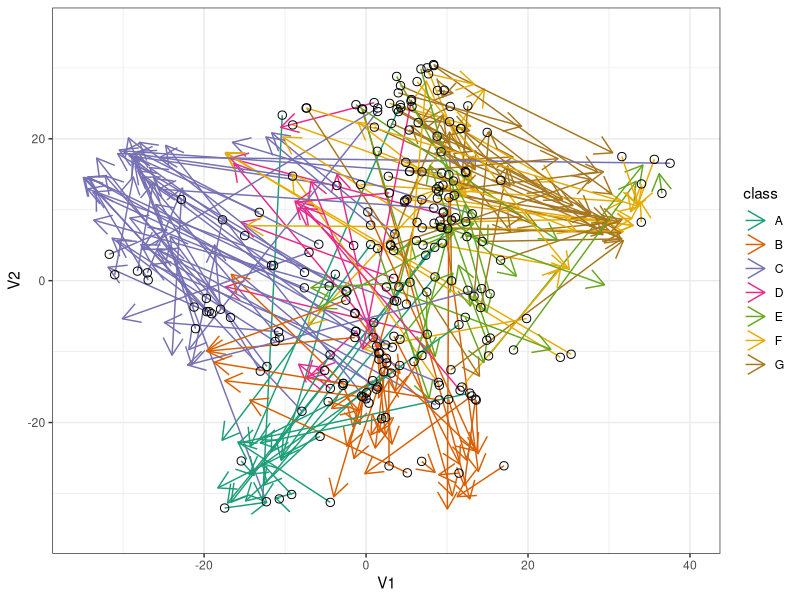

Source code (R):
#Read in ggplot2 and grid, for the arrows

library(ggplot2)
library(grid)

#Read in data

data <- read.table("./0.just_arrow_ends.txt", header=TRUE)

#Visualize tsne with arrows

p <- ggplot(data, aes(x=V1, y=V2, xend=endV1, yend=endV2, color=class))

p + geom_segment(arrow=arrow(length=unit(0.5, "cm"))) + geom_point(aes(x=V1, y=V2), shape=1, colour="black", size=2.5) + scale_colour_brewer(type="qual", palette=2)+ theme_bw() + xlim(c(-35,40)) + ylim(c(-35, 35))
